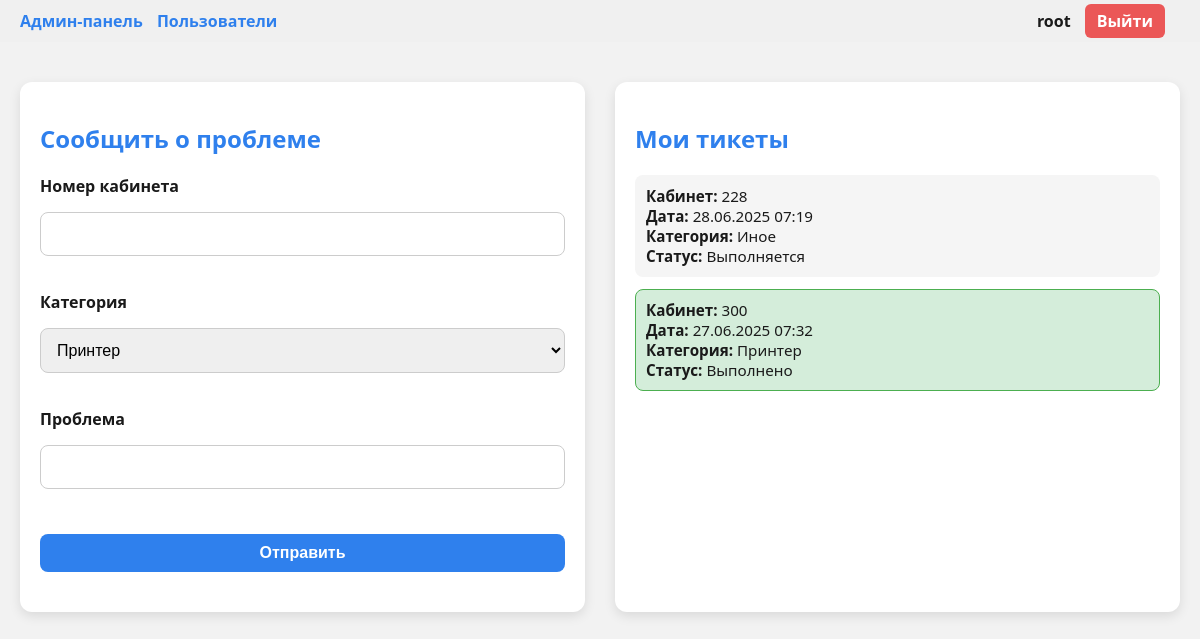
The app's page /submit (signed in), older data.
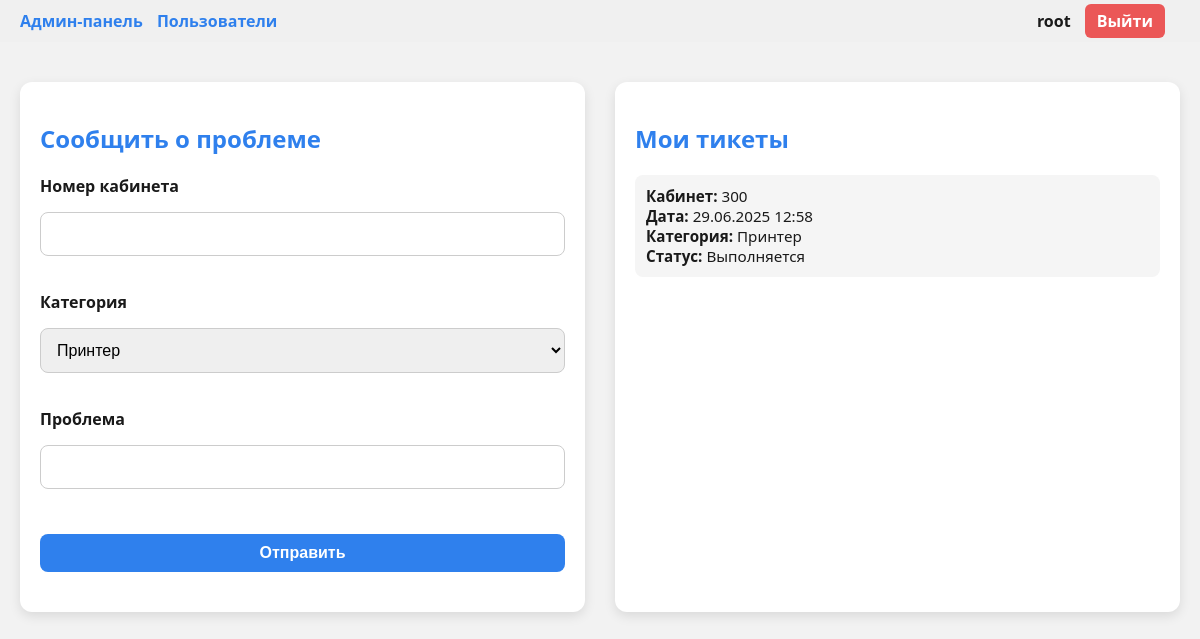
The same page, newer data.
### app/models.py (models this page shows, shortened)
class Ticket(db.Model):
    id = db.Column(db.Integer, primary_key=True)
    room = db.Column(db.String(10), nullable=False)
    category = db.Column(db.String(20), nullable=False)
    problem = db.Column(db.Text, nullable=False)
    timestamp = db.Column(db.DateTime, default=datetime.utcnow)
    status = db.Column(db.String(20), default='Выполняется')
    user_id = db.Column(db.Integer, db.ForeignKey('user.id'), nullable=False)

### app/routes.py (the view, shortened to what this page needs)
@routes_bp.route('/submit', methods=['GET', 'POST'])
@login_required
def submit_ticket():
    form = SubmitTicketForm()
    success = request.args.get('success') == '1'
    my_tickets = Ticket.query.filter_by(user_id=current_user.id).order_by(Ticket.timestamp.desc()).limit(10).all()
    return render_template('submit.html', form=form, my_tickets=my_tickets, success=success)

### app/forms.py
class SubmitTicketForm(FlaskForm):
    room = StringField("Номер кабинета", validators=[DataRequired()])
    category = SelectField("Категория", choices=[
        ('Принтер', 'Принтер'),
        ('Компьютер', 'Компьютер'),
        ('Смартфон', 'Смартфон'),
        ('Интернет', 'Интернет'),
        ('Доска', 'Доска'),
        ('Проектор', 'Проектор'),
        ('Иное', 'Иное'),
    ], validators=[DataRequired()])
    problem = StringField("Проблема", validators=[DataRequired()])
    submit = SubmitField("Отправить")

### templates/submit.html (shortened to what this page needs)
<!DOCTYPE html>
<html lang="ru">
<head>
  <link rel="stylesheet" href="{{ url_for('static', filename='submit.css') }}">
</head>
<body>
  {% include 'topbar.html' %}
  <div class="main-container">
    <div class="left-form card">
      <h2>Сообщить о проблеме</h2>
      <form method="POST">
        <div class="form-group">
          {{ form.room.label }} {{ form.room() }}
        </div>
        <div class="form-group">
          {{ form.category.label }} {{ form.category() }}
        </div>
        <div class="form-group">
          {{ form.problem.label }} {{ form.problem() }}
        </div>
        {{ form.submit(class="submit-btn") }}
      </form>
    </div>
    <div class="right-history card">
      <h3>Мои тикеты</h3>
      <ul class="ticket-history">
        {% for ticket in my_tickets %}
        <li class="ticket-item {% if ticket.status == 'Выполнено' %}done{% endif %}" data-id="{{ ticket.id }}">
          <div><strong>Кабинет:</strong> {{ ticket.room }}</div>
          <div><strong>Дата:</strong> {{ ticket.timestamp.strftime('%d.%m.%Y %H:%M') }}</div>
          <div><strong>Категория:</strong> {{ ticket.category }}</div>
          <div class="ticket-status"><strong>Статус:</strong> <span>{{ ticket.status }}</span></div>
        </li>
        {% else %}
        <li>Вы ещё не отправляли тикеты.</li>
        {% endfor %}
      </ul>
    </div>
  </div>
</body>
</html>

Row changes from the older to the newer data that the page shows:
removed Ticket: room "228", timestamp "28.06.2025 07:19", category "Иное", status "Выполняется"
changed Ticket "Принтер": timestamp "27.06.2025 07:32" → "29.06.2025 12:58"; status "Выполнено" → "Выполняется"
